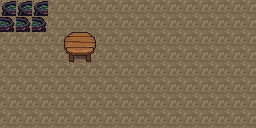

A level layout from a 2D game, rendered from its tile map. Below: a short description, then the map file with tile-grid data replaced by summaries:
An orthogonal 16x8 tile map with 16x16 px tiles, 3 tile layers (Floor, Props, Tile Layer 3), 2 tilesets and 1 object (wall).

<map version="1.0" orientation="orthogonal" renderorder="right-down" width="16" height="8" tilewidth="16" tileheight="16">
 <tileset firstgid="1" name="dungeonex" tilewidth="16" tileheight="16">
  <image source="../Sprites/LPCDungeonElements/dungeonex.png" trans="ff00ff" width="320" height="320" />
 </tileset>
 <tileset firstgid="401" name="boil" tilewidth="16" tileheight="16">
  <image source="../Sprites/LPCDungeonElements/boil.png" trans="ff00ff" width="32" height="128" />
 </tileset>
 <layer name="Floor" width="16" height="8">
  <data>[128 cells, 128 non-empty, 1 distinct tile ids]</data>
 </layer>
 <layer name="Props" width="16" height="8">
  <data>[128 cells, 4 non-empty, 4 distinct tile ids]</data>
 </layer>
 <objectgroup name="Collidables">
  <object name="Chair" type="wall" x="64" y="32" width="32" height="32">
   <properties>
    <property name="isTriggered" value="false" />
   </properties>
  </object>
 </objectgroup>
 <layer name="Tile Layer 3" width="16" height="8">
  <data>[128 cells, 6 non-empty, 2 distinct tile ids]</data>
 </layer>
</map>
